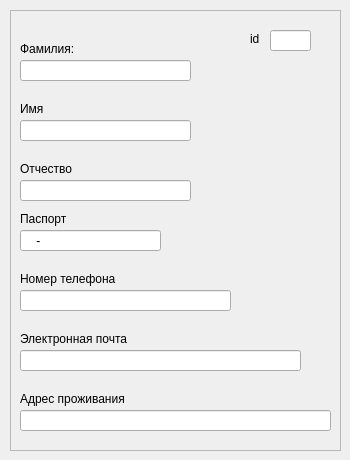
    <widget class="QWidget" name="page_Clients_props">
     <widget class="QFrame" name="frame_Clients_props">
      <property name="geometry">
       <rect>
        <x>10</x>
        <y>10</y>
        <width>331</width>
        <height>441</height>
       </rect>
      </property>
      <property name="frameShape">
       <enum>QFrame::StyledPanel</enum>
      </property>
      <property name="frameShadow">
       <enum>QFrame::Raised</enum>
      </property>
      <widget class="QLineEdit" name="tb_client_id">
       <property name="geometry">
        <rect>
         <x>260</x>
         <y>20</y>
         <width>41</width>
         <height>21</height>
        </rect>
       </property>
       <property name="styleSheet">
        <string notr="true"/>
       </property>
       <property name="alignment">
        <set>Qt::AlignCenter</set>
       </property>
      </widget>
      <widget class="QLineEdit" name="tb_client_lname">
       <property name="geometry">
        <rect>
         <x>10</x>
         <y>50</y>
         <width>171</width>
         <height>21</height>
        </rect>
       </property>
       <property name="styleSheet">
        <string notr="true"/>
       </property>
      </widget>
      <widget class="QLineEdit" name="tb_client_fname">
       <property name="geometry">
        <rect>
         <x>10</x>
         <y>110</y>
         <width>171</width>
         <height>21</height>
        </rect>
       </property>
       <property name="styleSheet">
        <string notr="true"/>
       </property>
       <property name="frame">
        <bool>true</bool>
       </property>
       <property name="cursorPosition">
        <number>0</number>
       </property>
      </widget>
      <widget class="QLineEdit" name="tb_client_patronymic">
       <property name="geometry">
        <rect>
         <x>10</x>
         <y>170</y>
         <width>171</width>
         <height>21</height>
        </rect>
       </property>
       <property name="styleSheet">
        <string notr="true"/>
       </property>
      </widget>
      <widget class="QLineEdit" name="tb_client_phone">
       <property name="geometry">
        <rect>
         <x>10</x>
         <y>280</y>
         <width>211</width>
         <height>21</height>
        </rect>
       </property>
       <property name="styleSheet">
        <string notr="true"/>
       </property>
      </widget>
      <widget class="QLineEdit" name="tb_client_email">
       <property name="geometry">
        <rect>
         <x>10</x>
         <y>340</y>
         <width>281</width>
         <height>21</height>
        </rect>
       </property>
       <property name="styleSheet">
        <string notr="true"/>
       </property>
      </widget>
      <widget class="QLabel" name="label_client_lname_4">
       <property name="geometry">
        <rect>
         <x>10</x>
         <y>30</y>
         <width>58</width>
         <height>18</height>
        </rect>
       </property>
       <property name="text">
        <string>Фамилия:</string>
       </property>
      </widget>
      <widget class="QLabel" name="label_fname_4">
       <property name="geometry">
        <rect>
         <x>10</x>
         <y>90</y>
         <width>58</width>
         <height>18</height>
        </rect>
       </property>
       <property name="text">
        <string>Имя</string>
       </property>
      </widget>
      <widget class="QLabel" name="label_client_patronymic_4">
       <property name="geometry">
        <rect>
         <x>10</x>
         <y>150</y>
         <width>58</width>
         <height>18</height>
        </rect>
       </property>
       <property name="text">
        <string>Отчество</string>
       </property>
      </widget>
      <widget class="QLabel" name="label_client_phone_4">
       <property name="geometry">
        <rect>
         <x>10</x>
         <y>260</y>
         <width>107</width>
         <height>18</height>
        </rect>
       </property>
       <property name="text">
        <string>Номер телефона</string>
       </property>
      </widget>
      <widget class="QLabel" name="label_client_email_4">
       <property name="geometry">
        <rect>
         <x>10</x>
         <y>320</y>
         <width>131</width>
         <height>18</height>
        </rect>
       </property>
       <property name="text">
        <string>Электронная почта</string>
       </property>
      </widget>
      <widget class="QLabel" name="label_4">
       <property name="geometry">
        <rect>
         <x>240</x>
         <y>20</y>
         <width>12</width>
         <height>18</height>
        </rect>
       </property>
       <property name="text">
        <string>id</string>
       </property>
      </widget>
      <widget class="QLineEdit" name="tb_client_address">
       <property name="geometry">
        <rect>
         <x>10</x>
         <y>400</y>
         <width>311</width>
         <height>21</height>
        </rect>
       </property>
       <property name="styleSheet">
        <string notr="true"/>
       </property>
      </widget>
      <widget class="QLabel" name="label_client_address">
       <property name="geometry">
        <rect>
         <x>10</x>
         <y>380</y>
         <width>131</width>
         <height>18</height>
        </rect>
       </property>
       <property name="text">
        <string>Адрес проживания</string>
       </property>
      </widget>
      <widget class="QLineEdit" name="tb_client_passport">
       <property name="geometry">
        <rect>
         <x>10</x>
         <y>220</y>
         <width>141</width>
         <height>21</height>
        </rect>
       </property>
       <property name="styleSheet">
        <string notr="true"/>
       </property>
       <property name="inputMask">
        <string>9999-999999</string>
       </property>
       <property name="text">
        <string>-</string>
       </property>
       <property name="alignment">
        <set>Qt::AlignLeading|Qt::AlignLeft|Qt::AlignVCenter</set>
       </property>
      </widget>
      <widget class="QLabel" name="label_client_lname_12">
       <property name="geometry">
        <rect>
         <x>10</x>
         <y>200</y>
         <width>58</width>
         <height>18</height>
        </rect>
       </property>
       <property name="text">
        <string>Паспорт</string>
       </property>
      </widget>
     </widget>
    </widget>
